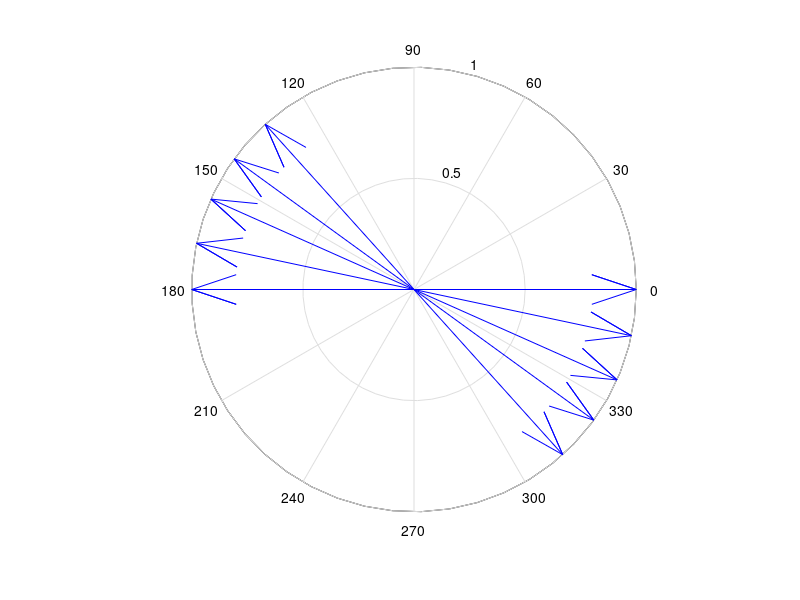

Write MATLAB code to recreate this figure.
close all
clear all
clc

%30Slot-22Pole-First Harmonic
M = cos(0*pi/180)
N = sin(0*pi/180)
ver = M
hor = N
figure(1)
compass(M)
hold on

M = cos(132*pi/180)
N = sin(132*pi/180)
ver = ver - M
hor = hor - N
figure(1)
compass(M, N)
hold on

M = cos(168*pi/180)
N = sin(168*pi/180)
ver = ver - M
hor = hor -N
figure(1)
compass(M, N)
hold on

M = cos(336*pi/180)
N = sin(336*pi/180)
ver = ver +M
hor = hor +N
figure(1)
compass(M, N)
hold on

M = cos(144*pi/180)
N = sin(144*pi/180)
ver = ver - M
hor = hor -N
figure(1)
compass(M, N)
hold on

M = cos(180*pi/180)
N = sin(180*pi/180)
ver = ver - M
hor = hor -N
figure(1)
compass(M, N)
hold on

M = cos(312*pi/180)
N = sin(312*pi/180)
ver = ver + M
hor = hor +N
figure(1)
compass(M, N)
hold on

M = cos(348*pi/180)
N = sin(348*pi/180)
ver = ver + M
hor = hor +N
figure(1)
compass(M, N)
hold on

M = cos(156*pi/180)
N = sin(156*pi/180)
ver = ver - M
hor = hor -N
figure(1)
compass(M, N)
hold on

M = cos(324*pi/180)
N = sin(324*pi/180)
ver = ver + M
hor = hor + N
figure(1)
compass(M, N)

mag = sqrt(hor^2 + ver^2)
w = mag/10
